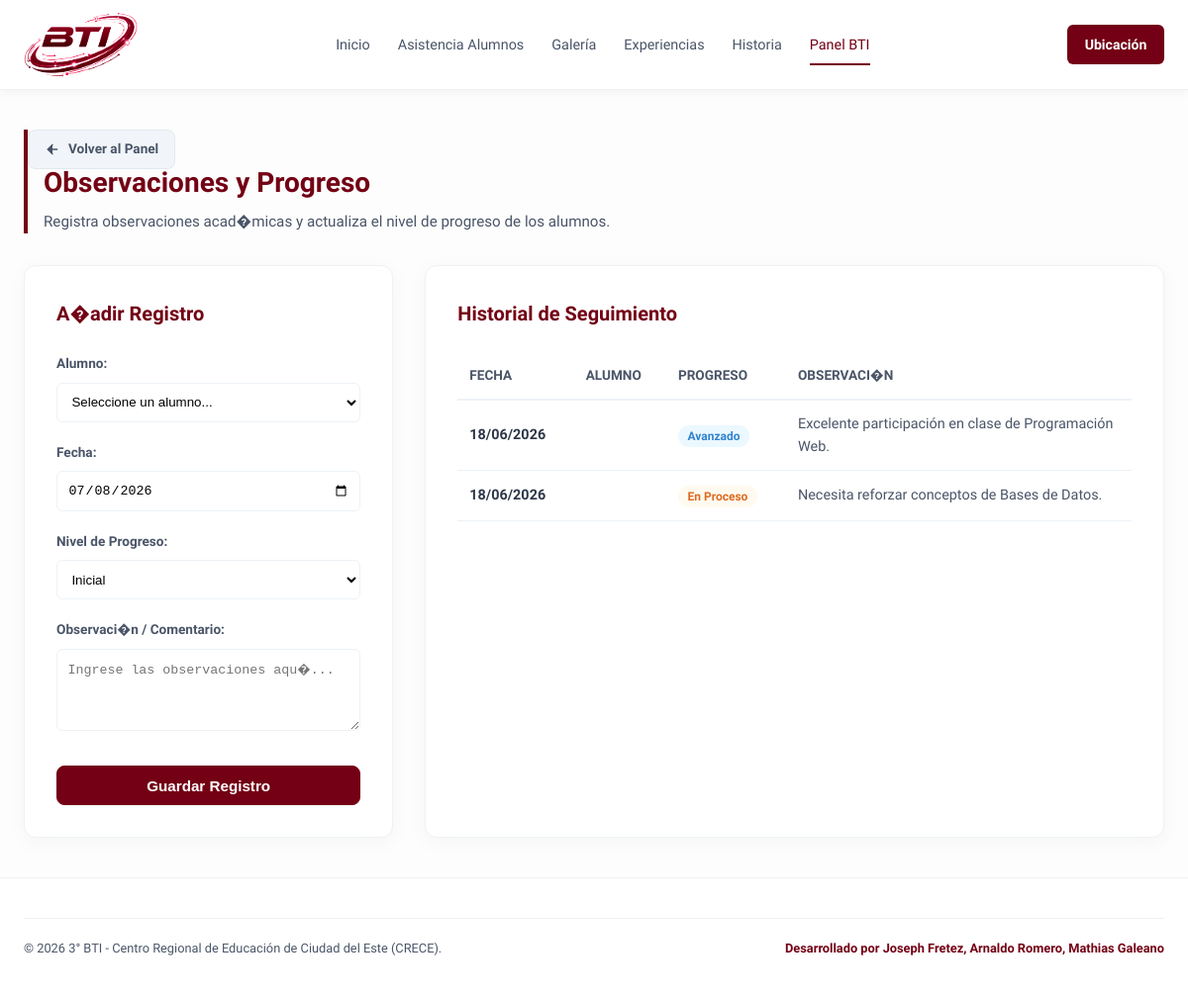
/panel_observaciones.php (signed in), run on the app's committed database.
### tables this page shows
CREATE TABLE IF NOT EXISTS seguimiento (
    id INT AUTO_INCREMENT PRIMARY KEY,
    estudiante_id INT NOT NULL,
    fecha DATE NOT NULL,
    observacion TEXT NOT NULL,
    progreso VARCHAR(50) NOT NULL,
    FOREIGN KEY (estudiante_id) REFERENCES estudiantes(id) ON DELETE CASCADE
);

### includes/db.php (called while the page is built, shortened)
<?php
$db_host = getenv('DB_HOST') ?: 'localhost';
$db_port = getenv('DB_PORT') ?: '3306';
$db_name = getenv('DB_NAME') ?: 'crece_bti';
$db_user = getenv('DB_USER') ?: 'root';
$db_pass = getenv('DB_PASS') ?: '';
$pdo = null;
$db_mode = 'json';
try {
    $pdo = new PDO("mysql:host=$db_host;port=$db_port;dbname=$db_name;charset=utf8mb4", $db_user, $db_pass, [
        PDO::ATTR_ERRMODE => PDO::ERRMODE_EXCEPTION,
        PDO::ATTR_DEFAULT_FETCH_MODE => PDO::FETCH_ASSOC,
        PDO::ATTR_TIMEOUT => 2
    ]);
    $db_mode = 'mysql';
} catch (PDOException $e) {
    $aiven_host = 'mysql-1c982f4-bticde2026.e.aivencloud.com';
    $aiven_port = '23886';
    $aiven_name = 'defaultdb';
    $aiven_user = 'avnadmin';
    $aiven_pass = 'AVNS_C8sKdn-qNUE8QgJu0Z3';
    if ($db_host !== $aiven_host) {
        try {
            $pdo = new PDO("mysql:host=$aiven_host;port=$aiven_port;dbname=$aiven_name;charset=utf8mb4", $aiven_user, $aiven_pass, [
                PDO::ATTR_ERRMODE => PDO::ERRMODE_EXCEPTION,
                PDO::ATTR_DEFAULT_FETCH_MODE => PDO::FETCH_ASSOC,
                PDO::ATTR_TIMEOUT => 3
            ]);
            $db_mode = 'mysql';
        } catch (PDOException $ex) {
            $pdo = null;
            $db_mode = 'json';
        }
    } else {
        $pdo = null;
        $db_mode = 'json';
    }
}
function db_get_seguimientos($estudiante_id = null) {
    global $pdo, $db_mode;
    if ($db_mode === 'mysql' && $pdo) {
        try {
            if ($estudiante_id) {
                $stmt = $pdo->prepare("SELECT s.id, s.estudiante_id, e.nombre, s.fecha, s.observacion, s.progreso FROM seguimiento s LEFT JOIN estudiantes e ON s.estudiante_id = e.id WHERE s.estudiante_id = ? ORDER BY s.fecha DESC");
                $stmt->execute([(int)$estudiante_id]);
            } else {
                $stmt = $pdo->query("SELECT s.id, s.estudiante_id, e.nombre, s.fecha, s.observacion, s.progreso FROM seguimiento s LEFT JOIN estudiantes e ON s.estudiante_id = e.id ORDER BY s.fecha DESC");
            }
            return $stmt->fetchAll();
        } catch (PDOException $e) {
        }
    }
    $result = [];
    usort($result, function($a, $b) {
        return strtotime($b['fecha']) - strtotime($a['fecha']);
    });
    return $result;
}

### panel_observaciones.php (the view, shortened to what this page needs)
<?php
require_once __DIR__ . "/includes/db.php";
$seguimientos = db_get_seguimientos();
require_once __DIR__ . "/includes/header.php";
?>
<main class="main-content">
    <div class="section-header" style="position: relative;">
        <a href="panel_bti.php" class="btn btn-secondary" style="position: absolute; left: 0; top: 0; padding: 0.5rem 1rem; font-size: 0.85rem; display: inline-flex; align-items: center; gap: 0.5rem; width: auto; background-color: #f1f5f9; color: var(--color-secondary); border-color: #e2e8f0;">
            <svg width="16" height="16" viewBox="0 0 24 24" fill="none" stroke="currentColor" stroke-width="2" stroke-linecap="round" stroke-linejoin="round">
                <line x1="19" y1="12" x2="5" y2="12"></line>
                <polyline points="12 19 5 12 12 5"></polyline>
            </svg>
            Volver al Panel
        </a>
        <h1 class="section-title" style="padding-top: 2rem;">Observaciones y Progreso</h1>
        <p class="section-description">Registra observaciones acad�micas y actualiza el nivel de progreso de los alumnos.</p>
    </div>
    <div style="display: grid; grid-template-columns: 1fr 2fr; gap: 2rem;">
        <section style="background-color: #ffffff; border: 1px solid var(--color-border); border-radius: 12px; padding: 2rem; box-shadow: 0 4px 20px var(--color-shadow); align-self: start;">
            <h2 style="color: var(--color-primary); font-size: 1.25rem; font-weight: 700; margin-bottom: 1.5rem;">A�adir Registro</h2>
            <form action="panel_observaciones.php" method="POST" style="display: flex; flex-direction: column; gap: 1.25rem;">
                <div>
                    <label style="font-size: 0.85rem; font-weight: 600; color: var(--color-secondary); margin-bottom: 0.5rem; display: block;">Alumno:</label>
                    <select name="estudiante_id" required style="width: 100%; padding: 0.65rem; border: 1px solid var(--color-border); border-radius: 6px; outline: none; background: #fff;">
                        <option value="">Seleccione un alumno...</option>
                    </select>
                </div>
                <div>
                    <label style="font-size: 0.85rem; font-weight: 600; color: var(--color-secondary); margin-bottom: 0.5rem; display: block;">Fecha:</label>
                    <input type="date" name="fecha" required value="<?php echo date("Y-m-d"); ?>" style="width: 100%; padding: 0.65rem; border: 1px solid var(--color-border); border-radius: 6px; outline: none;">
                </div>
                <div>
                    <label style="font-size: 0.85rem; font-weight: 600; color: var(--color-secondary); margin-bottom: 0.5rem; display: block;">Nivel de Progreso:</label>
                    <select name="progreso" required style="width: 100%; padding: 0.65rem; border: 1px solid var(--color-border); border-radius: 6px; outline: none; background: #fff;">
                        <option value="Inicial">Inicial</option>
                    </select>
                </div>
                <div>
                    <label style="font-size: 0.85rem; font-weight: 600; color: var(--color-secondary); margin-bottom: 0.5rem; display: block;">Observaci�n / Comentario:</label>
                    <textarea name="observacion" rows="4" required style="width: 100%; padding: 0.65rem; border: 1px solid var(--color-border); border-radius: 6px; outline: none; resize: vertical;" placeholder="Ingrese las observaciones aqu�..."></textarea>
                </div>
                <button type="submit" class="btn btn-primary" style="margin-top: 0.5rem; width: 100%; justify-content: center;">Guardar Registro</button>
            </form>
        </section>
        <section style="background-color: #ffffff; border: 1px solid var(--color-border); border-radius: 12px; padding: 2rem; box-shadow: 0 4px 20px var(--color-shadow);">
            <h2 style="color: var(--color-primary); font-size: 1.25rem; font-weight: 700; margin-bottom: 1.5rem;">Historial de Seguimiento</h2>
            <div style="overflow-x: auto; max-height: 600px;">
                <table style="width: 100%; border-collapse: collapse;">
                    <thead>
                        <tr>
                            <th style="text-align: left; padding: 0.75rem; border-bottom: 2px solid var(--color-border); color: var(--color-secondary); font-size: 0.85rem; text-transform: uppercase;">Fecha</th>
                            <th style="text-align: left; padding: 0.75rem; border-bottom: 2px solid var(--color-border); color: var(--color-secondary); font-size: 0.85rem; text-transform: uppercase;">Alumno</th>
                            <th style="text-align: left; padding: 0.75rem; border-bottom: 2px solid var(--color-border); color: var(--color-secondary); font-size: 0.85rem; text-transform: uppercase;">Progreso</th>
                            <th style="text-align: left; padding: 0.75rem; border-bottom: 2px solid var(--color-border); color: var(--color-secondary); font-size: 0.85rem; text-transform: uppercase;">Observaci�n</th>
                        </tr>
                    </thead>
                    <tbody>
                        <?php if (empty($seguimientos)): ?>
                            <tr>
                                <td colspan="4" style="text-align: center; padding: 2rem; color: var(--color-secondary);">No hay registros a�n.</td>
                            </tr>
                        <?php else: ?>
                            <?php foreach ($seguimientos as $seg):
                                $badgeColor = "#e2e8f0"; $textColor = "#4a5568";
                                switch($seg["progreso"]) {
                                    case "En Proceso": $badgeColor = "#fffaf0"; $textColor = "#dd6b20"; break;
                                    case "Avanzado": $badgeColor = "#ebf8ff"; $textColor = "#3182ce"; break;
                                }
                            ?>
                            <tr style="border-bottom: 1px solid var(--color-border);">
                                <td style="padding: 0.75rem; font-size: 0.9rem;"><strong><?php echo date("d/m/Y", strtotime($seg["fecha"])); ?></strong></td>
                                <td style="padding: 0.75rem; font-size: 0.9rem;"><?php echo htmlspecialchars($seg["nombre"]); ?></td>
                                <td style="padding: 0.75rem;">
                                    <span style="background-color: <?php echo $badgeColor; ?>; color: <?php echo $textColor; ?>; padding: 0.25rem 0.6rem; border-radius: 50px; font-size: 0.75rem; font-weight: 700;">
                                        <?php echo htmlspecialchars($seg["progreso"]); ?>
                                    </span>
                                </td>
                                <td style="padding: 0.75rem; font-size: 0.9rem; color: #4a5568; max-width: 300px; word-wrap: break-word;">
                                    <?php echo nl2br(htmlspecialchars($seg["observacion"])); ?>
                                </td>
                            </tr>
                            <?php endforeach; ?>
                        <?php endif; ?>
                    </tbody>
                </table>
            </div>
        </section>
    </div>
</main>
<?php
require_once __DIR__ . "/includes/footer.php";
?>

### assets/css/estilos.css (style rules this page uses)
:root { --color-primary: #730014; --color-primary-hover: #50000d; --color-primary-light: #fae6e8; --color-accent-blue: #1a1a75; --color-accent-red: #ff0000; --color-secondary: #4a5568; --color-text: #2d3748; --color-bg: #fdfdfd; --color-card: #ffffff; --color-border: #edf2f7; --color-shadow: rgba(0, 0, 0, 0.04); --transition-fast: all 0.2s ease; --transition-smooth: all 0.3s cubic-bezier(0.4, 0, 0.2, 1); --font-sans: 'Plus Jakarta Sans', -apple-system, BlinkMacSystemFont, "Segoe UI", Roboto, sans-serif; }
* { margin: 0; padding: 0; box-sizing: border-box; }
html { scroll-behavior: smooth; }
body { font-family: var(--font-sans); background-color: var(--color-bg); color: var(--color-text); line-height: 1.6; -webkit-font-smoothing: antialiased; display: flex; flex-direction: column; min-height: 100vh; overflow-x: hidden; }
a { text-decoration: none; color: var(--color-primary); transition: var(--transition-fast); }
.main-content { flex: 1; max-width: 1200px; width: 100%; margin: 0 auto; padding: 2.5rem 1.5rem; }
.section-header { margin-bottom: 2rem; text-align: left; border-left: 4px solid var(--color-primary); padding-left: 1rem; }
.section-title { font-size: clamp(1.35rem, 3vw, 1.75rem); color: var(--color-primary); font-weight: 700; }
.section-description { color: var(--color-secondary); font-size: 0.95rem; margin-top: 0.25rem; }
.btn { display: inline-flex; align-items: center; justify-content: center; padding: 0.65rem 1.4rem; font-size: 0.95rem; font-weight: 600; border-radius: 8px; border: none; cursor: pointer; transition: all 0.25s cubic-bezier(0.4, 0, 0.2, 1); text-decoration: none; gap: 0.5rem; user-select: none; }
.btn-primary { background-color: var(--color-primary); color: #ffffff; border: 1px solid var(--color-primary); }
.btn-secondary { background-color: #ffffff; color: var(--color-secondary); border: 1px solid var(--color-border); }
.btn svg { width: 16px; height: 16px; fill: currentColor; flex-shrink: 0; }

### data on the page
seguimiento: fecha "18/06/2026", progreso "Avanzado", observacion "Excelente participación en clase de Programación Web."
seguimiento: fecha "18/06/2026", progreso "En Proceso", observacion "Necesita reforzar conceptos de Bases de Datos."
